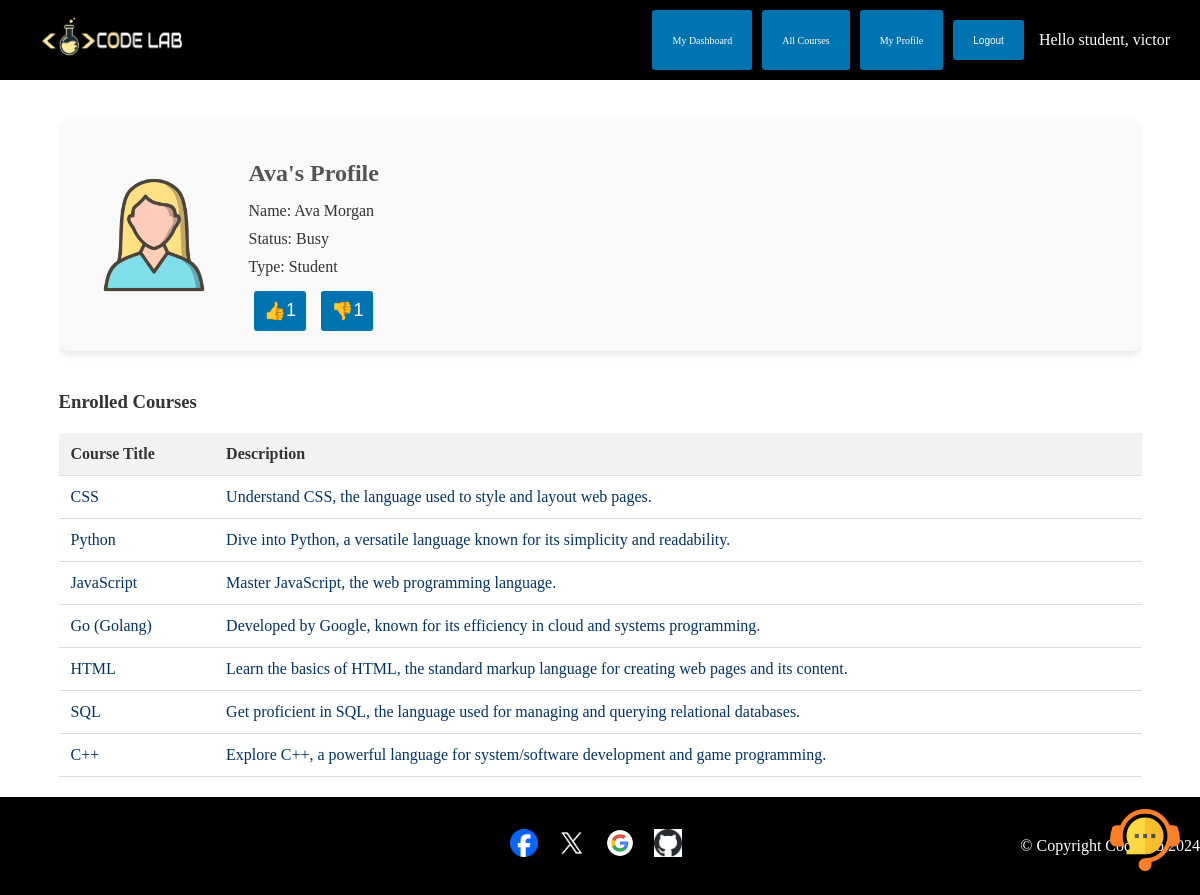
Screenshot of /user_profile/11/ (signed in) with the database file from the repository.
### CodeLabWebsite/models.py (models this page shows, shortened)
class Profile(models.Model):
    user = models.OneToOneField(User, on_delete=models.CASCADE)  # Link to the User model
    name = models.CharField(max_length=100, null=True, blank=True)  # Optional name field
    teacher = models.BooleanField(default=False)  # Boolean field to indicate if the user is a teacher
    student = models.BooleanField(default=False)  # Boolean field to indicate if the user is a student
    photo = models.ImageField(upload_to='photos/', null=True, blank=True)  # Optional photo field
    status = models.CharField(max_length=255, null=True, blank=True)  # Optional status field
    like_count = models.PositiveIntegerField(default=0)  # Count of likes
    dislike_count = models.PositiveIntegerField(default=0)  # Count of dislikes

class Course(models.Model):
    title = models.CharField(max_length=200)  # Title of the course
    description = models.TextField()  # Description of the course
    teacher = models.ForeignKey(Profile, on_delete=models.CASCADE, related_name='courses_taught')  # Teacher of the course
    materials = models.FileField(upload_to='coursematerials/', null=True, blank=True)  # Optional course materials
    course_image = models.ImageField(upload_to='course_images/', null=True, blank=True)  # Optional course image
    new_material = models.BooleanField(default=False)  # Boolean field to indicate new material
    new_enrollment = models.BooleanField(default=False)  # Boolean field to indicate new enrollment

### CodeLabWebsite/views.py (the view)
# urls.py: path('user_profile/<int:user_id>/', views.user_profile, name='user_profile'),  # User profile
@login_required
def user_profile(request, user_id):
    profile = get_object_or_404(Profile, user__id=user_id)
    courses = []
    if profile.teacher:
        courses = Course.objects.filter(teacher=profile)
    else:
        enrollments = Enrollment.objects.filter(student=profile)
        courses = [enrollment.course for enrollment in enrollments]
    return render(request, 'CodeLabWebsite/teacher_user-search_user-profile.html', {'profile': profile, 'courses': courses})

### CodeLabWebsite/templates/CodeLabWebsite/teacher_user-search_user-profile.html (shortened to what this page needs)
{% extends 'CodeLabWebsite/base.html' %}
{% load static %}
{% block content %}
<div class="container" style="margin-top: 20px;">
    <div class="profile-info">
        {% if profile.photo %}
            <img src="{{ profile.photo.url }}" alt="Profile Picture">
        {% else %}
            <img src="{% static 'images/default_profile.jpg' %}" alt="Default Profile Picture">
        {% endif %}
        <div class="profile-details">
            <h2>{{ profile.user.username }}'s Profile</h2>
            <p>Name: {{ profile.name }}</p>
            <p>Status: {{ profile.status }}</p>
            <p>Type: {% if profile.teacher %}Teacher{% else %}Student{% endif %}</p>
            {% if user.is_authenticated %}
            <div class="like-dislike-container">
                <button id="like-button" class="button button-primary">👍 <span id="like-count">{{ profile.like_count }}</span></button>
                <button id="dislike-button" class="button button-primary">👎 <span id="dislike-count">{{ profile.dislike_count }}</span></button>
            </div>
            {% endif %}
        </div>
    </div>
    <div class="courses-section">
        <h3>{% if profile.teacher %}Created Courses{% else %}Enrolled Courses{% endif %}</h3>
        <table class="courses-table">
            <thead>
                <tr>
                    <th>Course Title</th>
                    <th>Description</th>
                </tr>
            </thead>
            <tbody>
                {% for course in courses %}
                <tr>
                    <td>{{ course.title }}</td>
                    <td>{{ course.description }}</td>
                </tr>
                {% endfor %}
            </tbody>
        </table>
    </div>
</div>
{% endblock %}

### CodeLabWebsite/templates/CodeLabWebsite/base.html (shortened to what this page needs)
<!DOCTYPE html>
{% load static %}
<html lang="en">
<head>
    <link rel="stylesheet" href="https://cdnjs.cloudflare.com/ajax/libs/skeleton/2.0.4/skeleton.min.css">
    <link rel="stylesheet" href="https://cdnjs.cloudflare.com/ajax/libs/font-awesome/6.0.0-beta3/css/all.min.css">
</head>
<body>
    <header>
        <div class="container" style="display: flex; justify-content: space-between; align-items: center; margin-top: 0px;">
            <h1 style="margin: 0; flex-grow: 1; font-size: 24px;">
                <a href="{% url 'home' %}">
                    <img src="{% static 'images/CodeLab.png' %}" alt="CodeLab" style="height: 40px;">
                </a>
            </h1>
            {% if user.is_authenticated %}
                {% if user.profile.teacher %}
                    <a href="{% url 'teacher_dashboard' %}" class="button">My Dashboard</a>
                    <a href="{% url 'create_course' %}" class="button">Create Course</a>
                    <a href="{% url 'search_users' %}" class="button">User Search</a>
                    <a href="{% url 'edit_teacher_profile' %}" class="button">My Profile</a>
                    <form method="post" action="{% url 'logout' %}" style="display: inline-flex; align-items: center;">
                        {% csrf_token %}
                        <button type="submit" class="button">Logout</button>
                    </form>
                    <span class="user-greeting">Hello teacher, {{ user.username }}</span>
                {% else %}
                    <a href="{% url 'student_dashboard' %}" class="button">My Dashboard</a>
                    <a href="{% url 'all_courses' %}" class="button">All Courses</a>
                    <a href="{% url 'edit_teacher_profile' %}" class="button">My Profile</a>
                    <form method="post" action="{% url 'logout' %}" style="display: inline-flex; align-items: center;">
                        <button type="submit" class="button">Logout</button>
                    </form>
                    <span class="user-greeting">Hello student, {{ user.username }}</span>
                {% endif %}
            {% endif %}
        </div>
    </header>
    <div class="container">
        {% block content %}{% endblock %}
    </div>
    {% if user.is_authenticated and not home %}
    <div id="chat-box">
        <img id="chat-icon" src="{% static 'images/Chaticon.png' %}" alt="Chat Icon" />
    </div>
    {% endif %}
    <footer>
        <div class="footer-container">
            <div class="footer-left">
                <div class="social-media-icons">
                    <a href="https://www.facebook.com/login" role="button">
                        <img src="{% static 'images/Facebook.png' %}" alt="Facebook">
                    </a>
                    <a href="https://twitter.com/login" role="button">
                        <img src="{% static 'images/Twitter.png' %}" alt="Twitter">
                    </a>
                    <a href="https://accounts.google.com/signin" role="button">
                        <img src="{% static 'images/Google.png' %}" alt="Google">
                    </a>
                    <a href="https://github.com/login" role="button">
                        <img src="{% static 'images/Github.png' %}" alt="Github">
                    </a>
                </div>
            </div>
            <div class="footer-right">
                <div class="text-white">
                    &copy; Copyright CodeLab 2024
                </div>
            </div>
        </div>
    </footer>
</body>
</html>

### rows the page displays
Profile: photo (picture), user.username "Ava", name "Ava Morgan", status "Busy", like_count "1", dislike_count "1"
Course: title "CSS", description "Understand CSS, the language used to style and layout web pages."
Course: title "Python", description "Dive into Python, a versatile language known for its simplicity and readability."
Course: title "JavaScript", description "Master JavaScript, the web programming language."
Course: title "Go (Golang)", description "Developed by Google, known for its efficiency in cloud and systems programming."
Course: title "HTML", description "Learn the basics of HTML, the standard markup language for creating web pages and its content."
Course: title "SQL", description "Get proficient in SQL, the language used for managing and querying relational databases."
Course: title "C++", description "Explore C++, a powerful language for system/software development and game programming."

### other values shown
{{ user.username }} "victor"
